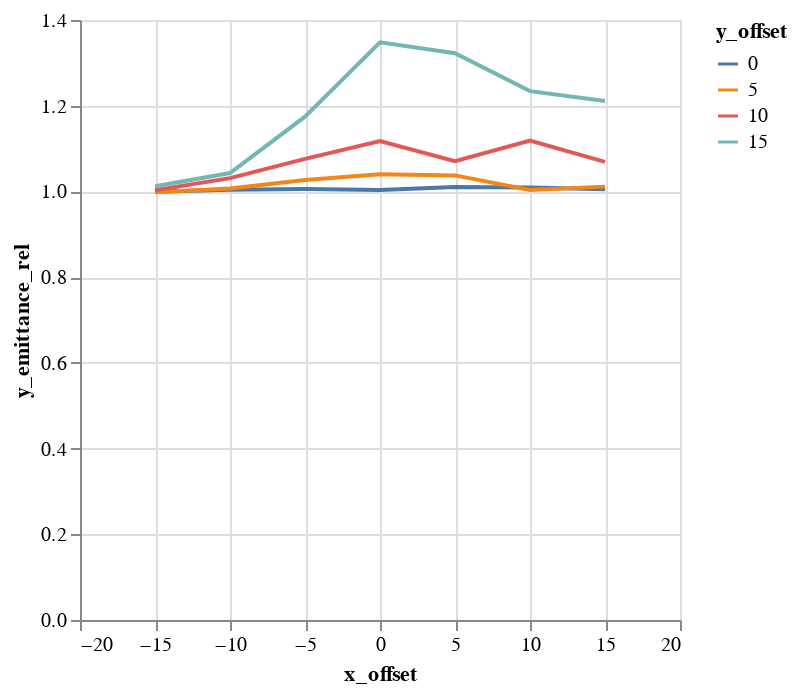

Notebook cell for this chart:
### Code cell
alt.Chart(emit_df).mark_line().encode(
    color='y_offset:N',
    x='x_offset',
    y='y_emittance_rel',
)

### Figure 1 — Vega-Lite specification as saved in the notebook (floating-point values rounded to 4 significant figures)
{"$schema": "https://vega.github.io/schema/vega-lite/v1.2.1.json", "data": {"values": [{"losses": 0, "relbeta": 0.002309, "sourceID": 16777222, "sourceName": "x_-15_y_0", "x_emittance": 1.637, "x_emittance_rel": 1.01, "x_norm_emittance": 0.003778, "x_offset": -15, "y_emittance": 1.571, "y_emittance_rel": 0.9991, "y_norm_emittance": 0.003627, "y_offset": 0}, {"losses": 0, "relbeta": 0.002309, "sourceID": 16777229, "sourceName": "x_-15_y_5", "x_emittance": 1.611, "x_emittance_rel": 1.011, "x_norm_emittance": 0.00372, "x_offset": -15, "y_emittance": 1.591, "y_emittance_rel": 0.9983, "y_norm_emittance": 0.003673, "y_offset": 5}, {"losses": 0, "relbeta": 0.002309, "sourceID": 16777236, "sourceName": "x_-15_y_10", "x_emittance": 1.634, "x_emittance_rel": 1.01, "x_norm_emittance": 0.003771, "x_offset": -15, "y_emittance": 1.601, "y_emittance_rel": 1.003, "y_norm_emittance": 0.003697, "y_offset": 10}, {"losses": 0, "relbeta": 0.002309, "sourceID": 16777243, "sourceName": "x_-15_y_15", "x_emittance": 1.72, "x_emittance_rel": 1.029, "x_norm_emittance": 0.003971, "x_offset": -15, "y_emittance": 1.682, "y_emittance_rel": 1.012, "y_norm_emittance": 0.003883, "y_offset": 15}, {"losses": 0, "relbeta": 0.002309, "sourceID": 16777220, "sourceName": "x_-10_y_0", "x_emittance": 1.591, "x_emittance_rel": 0.999, "x_norm_emittance": 0.003672, "x_offset": -10, "y_emittance": 1.559, "y_emittance_rel": 1.004, "y_norm_emittance": 0.003598, "y_offset": 0}, {"losses": 0, "relbeta": 0.002309, "sourceID": 16777227, "sourceName": "x_-10_y_5", "x_emittance": 1.61, "x_emittance_rel": 0.9983, "x_norm_emittance": 0.003717, "x_offset": -10, "y_emittance": 1.591, "y_emittance_rel": 1.007, "y_norm_emittance": 0.003672, "y_offset": 5}, {"losses": 0, "relbeta": 0.002309, "sourceID": 16777234, "sourceName": "x_-10_y_10", "x_emittance": 1.531, "x_emittance_rel": 1.03, "x_norm_emittance": 0.003534, "x_offset": -10, "y_emittance": 1.717, "y_emittance_rel": 1.031, "y_norm_emittance": 0.003964, "y_offset": 10}, {"losses": 0, "relbeta": 0.002309, "sourceID": 16777241, "sourceName": "x_-10_y_15", "x_emittance": 1.548, "x_emittance_rel": 1.067, "x_norm_emittance": 0.003573, "x_offset": -10, "y_emittance": 1.704, "y_emittance_rel": 1.043, "y_norm_emittance": 0.003934, "y_offset": 15}, {"losses": 0, "relbeta": 0.002309, "sourceID": 16777218, "sourceName": "x_-5_y_0", "x_emittance": 1.689, "x_emittance_rel": 1.007, "x_norm_emittance": 0.003899, "x_offset": -5, "y_emittance": 1.727, "y_emittance_rel": 1.005, "y_norm_emittance": 0.003987, "y_offset": 0}, {"losses": 0, "relbeta": 0.002309, "sourceID": 16777225, "sourceName": "x_-5_y_5", "x_emittance": 1.568, "x_emittance_rel": 1.029, "x_norm_emittance": 0.00362, "x_offset": -5, "y_emittance": 1.669, "y_emittance_rel": 1.027, "y_norm_emittance": 0.003854, "y_offset": 5}, {"losses": 0, "relbeta": 0.002309, "sourceID": 16777232, "sourceName": "x_-5_y_10", "x_emittance": 1.626, "x_emittance_rel": 1.076, "x_norm_emittance": 0.003753, "x_offset": -5, "y_emittance": 1.663, "y_emittance_rel": 1.076, "y_norm_emittance": 0.003838, "y_offset": 10}, {"losses": 0, "relbeta": 0.002309, "sourceID": 16777239, "sourceName": "x_-5_y_15", "x_emittance": 2.012, "x_emittance_rel": 1.189, "x_norm_emittance": 0.004645, "x_offset": -5, "y_emittance": 1.767, "y_emittance_rel": 1.174, "y_norm_emittance": 0.00408, "y_offset": 15}, {"losses": 0, "relbeta": 0.002309, "sourceID": 16777216, "sourceName": "x_0_y_0", "x_emittance": 1.549, "x_emittance_rel": 1.006, "x_norm_emittance": 0.003576, "x_offset": 0, "y_emittance": 1.542, "y_emittance_rel": 1.003, "y_norm_emittance": 0.00356, "y_offset": 0}, {"losses": 0, "relbeta": 0.002309, "sourceID": 16777223, "sourceName": "x_0_y_5", "x_emittance": 1.572, "x_emittance_rel": 1.02, "x_norm_emittance": 0.003629, "x_offset": 0, "y_emittance": 1.597, "y_emittance_rel": 1.04, "y_norm_emittance": 0.003686, "y_offset": 5}, {"losses": 0, "relbeta": 0.002309, "sourceID": 16777230, "sourceName": "x_0_y_10", "x_emittance": 1.56, "x_emittance_rel": 1.112, "x_norm_emittance": 0.003602, "x_offset": 0, "y_emittance": 1.649, "y_emittance_rel": 1.118, "y_norm_emittance": 0.003807, "y_offset": 10}, {"losses": 0, "relbeta": 0.002309, "sourceID": 16777237, "sourceName": "x_0_y_15", "x_emittance": 2.322, "x_emittance_rel": 1.314, "x_norm_emittance": 0.005362, "x_offset": 0, "y_emittance": 2.174, "y_emittance_rel": 1.348, "y_norm_emittance": 0.005018, "y_offset": 15}, {"losses": 0, "relbeta": 0.002309, "sourceID": 16777217, "sourceName": "x_5_y_0", "x_emittance": 1.571, "x_emittance_rel": 1.014, "x_norm_emittance": 0.003627, "x_offset": 5, "y_emittance": 1.691, "y_emittance_rel": 1.01, "y_norm_emittance": 0.003905, "y_offset": 0}, {"losses": 0, "relbeta": 0.002309, "sourceID": 16777224, "sourceName": "x_5_y_5", "x_emittance": 1.674, "x_emittance_rel": 1.045, "x_norm_emittance": 0.003864, "x_offset": 5, "y_emittance": 1.529, "y_emittance_rel": 1.037, "y_norm_emittance": 0.003529, "y_offset": 5}, {"losses": 0, "relbeta": 0.002309, "sourceID": 16777231, "sourceName": "x_5_y_10", "x_emittance": 1.714, "x_emittance_rel": 1.172, "x_norm_emittance": 0.003958, "x_offset": 5, "y_emittance": 1.706, "y_emittance_rel": 1.071, "y_norm_emittance": 0.00394, "y_offset": 10}, {"losses": 0, "relbeta": 0.002309, "sourceID": 16777238, "sourceName": "x_5_y_15", "x_emittance": 2.166, "x_emittance_rel": 1.355, "x_norm_emittance": 0.005, "x_offset": 5, "y_emittance": 2.082, "y_emittance_rel": 1.322, "y_norm_emittance": 0.004806, "y_offset": 15}, {"losses": 0, "relbeta": 0.002309, "sourceID": 16777219, "sourceName": "x_10_y_0", "x_emittance": 1.564, "x_emittance_rel": 1.03, "x_norm_emittance": 0.003611, "x_offset": 10, "y_emittance": 1.614, "y_emittance_rel": 1.009, "y_norm_emittance": 0.003725, "y_offset": 0}, {"losses": 0, "relbeta": 0.002309, "sourceID": 16777226, "sourceName": "x_10_y_5", "x_emittance": 1.508, "x_emittance_rel": 1.042, "x_norm_emittance": 0.003481, "x_offset": 10, "y_emittance": 1.512, "y_emittance_rel": 1.003, "y_norm_emittance": 0.00349, "y_offset": 5}, {"losses": 0, "relbeta": 0.002309, "sourceID": 16777233, "sourceName": "x_10_y_10", "x_emittance": 2.071, "x_emittance_rel": 1.188, "x_norm_emittance": 0.004782, "x_offset": 10, "y_emittance": 1.804, "y_emittance_rel": 1.119, "y_norm_emittance": 0.004164, "y_offset": 10}, {"losses": 0, "relbeta": 0.002309, "sourceID": 16777240, "sourceName": "x_10_y_15", "x_emittance": 2.063, "x_emittance_rel": 1.312, "x_norm_emittance": 0.004764, "x_offset": 10, "y_emittance": 1.865, "y_emittance_rel": 1.234, "y_norm_emittance": 0.004306, "y_offset": 15}, {"losses": 0, "relbeta": 0.002309, "sourceID": 16777221, "sourceName": "x_15_y_0", "x_emittance": 1.65, "x_emittance_rel": 1.101, "x_norm_emittance": 0.00381, "x_offset": 15, "y_emittance": 1.586, "y_emittance_rel": 1.005, "y_norm_emittance": 0.003662, "y_offset": 0}, {"losses": 0, "relbeta": 0.002309, "sourceID": 16777228, "sourceName": "x_15_y_5", "x_emittance": 1.744, "x_emittance_rel": 1.11, "x_norm_emittance": 0.004027, "x_offset": 15, "y_emittance": 1.502, "y_emittance_rel": 1.011, "y_norm_emittance": 0.003468, "y_offset": 5}, {"losses": 0, "relbeta": 0.002309, "sourceID": 16777235, "sourceName": "x_15_y_10", "x_emittance": 1.787, "x_emittance_rel": 1.102, "x_norm_emittance": 0.004127, "x_offset": 15, "y_emittance": 1.727, "y_emittance_rel": 1.069, "y_norm_emittance": 0.003987, "y_offset": 10}, {"losses": 0, "relbeta": 0.002309, "sourceID": 16777242, "sourceName": "x_15_y_15", "x_emittance": 1.894, "x_emittance_rel": 1.25, "x_norm_emittance": 0.004373, "x_offset": 15, "y_emittance": 1.922, "y_emittance_rel": 1.211, "y_norm_emittance": 0.004438, "y_offset": 15}]}, "encoding": {"color": {"field": "y_offset", "type": "nominal"}, "x": {"field": "x_offset", "type": "quantitative"}, "y": {"field": "y_emittance_rel", "type": "quantitative"}}, "mark": "line"}
